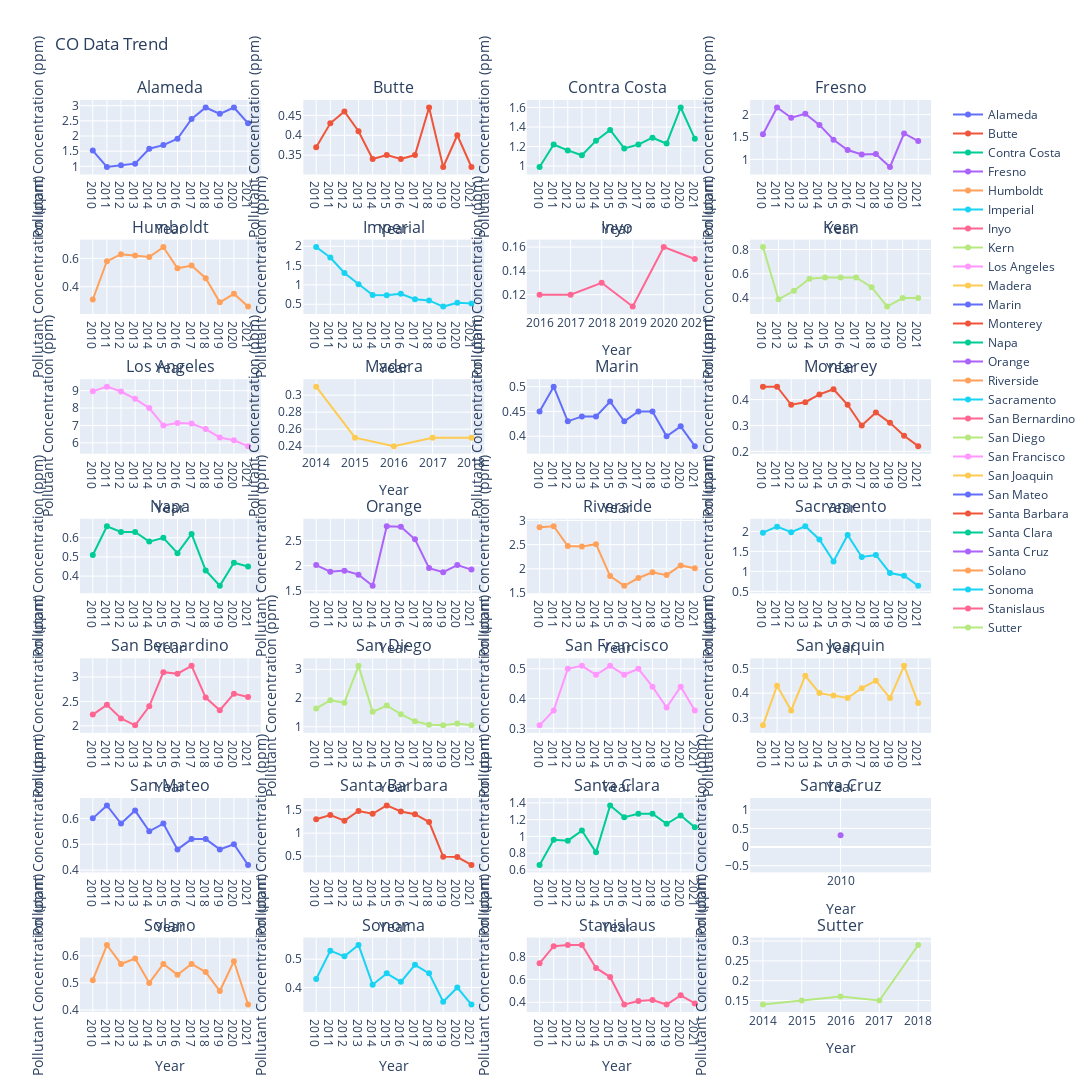
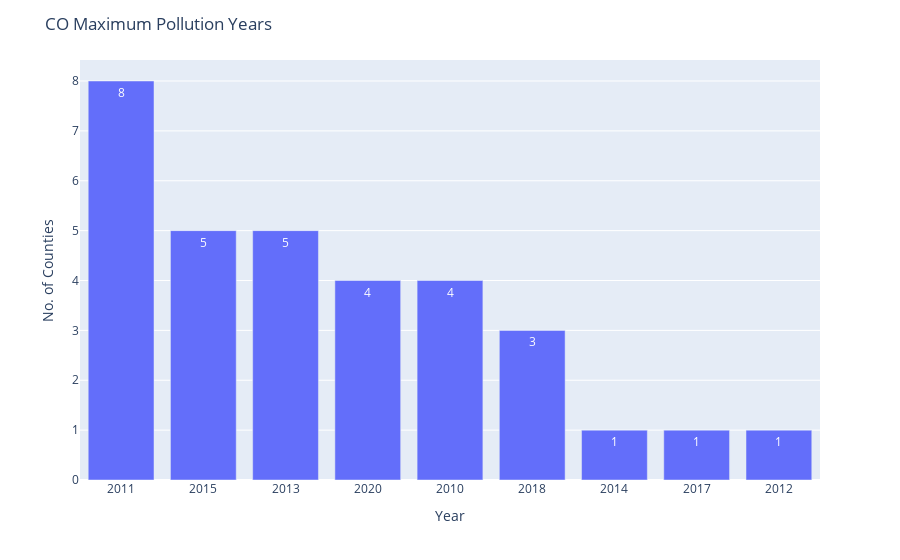

Notebook source saved alongside these figures, in order:
### Code cell
df4 = Plot_Map(df1,'conc').run()

### Figure 1 — Plotly figure (JSON) as saved in the notebook; plotly's stock layout.template omitted (floating-point values rounded to 4 significant figures)
{"data": [{"name": "Alameda", "type": "scatter", "x": ["2010", "2011", "2012", "2013", "2014", "2015", "2016", "2017", "2018", "2019", "2020", "2021"], "xaxis": "x", "y": [1.52, 0.98, 1.04, 1.09, 1.58, 1.7, 1.91, 2.56, 2.94, 2.73, 2.94, 2.42], "yaxis": "y"}, {"name": "Butte", "type": "scatter", "x": ["2010", "2011", "2012", "2013", "2014", "2015", "2016", "2017", "2018", "2019", "2020", "2021"], "xaxis": "x2", "y": [0.37, 0.43, 0.46, 0.41, 0.34, 0.35, 0.34, 0.35, 0.47, 0.32, 0.4, 0.32], "yaxis": "y2"}, {"name": "Contra Costa", "type": "scatter", "x": ["2010", "2011", "2012", "2013", "2014", "2015", "2016", "2017", "2018", "2019", "2020", "2021"], "xaxis": "x3", "y": [0.99, 1.22, 1.16, 1.11, 1.26, 1.37, 1.18, 1.22, 1.29, 1.23, 1.6, 1.28], "yaxis": "y3"}, {"name": "Fresno", "type": "scatter", "x": ["2010", "2011", "2012", "2013", "2014", "2015", "2016", "2017", "2018", "2019", "2020", "2021"], "xaxis": "x4", "y": [1.56, 2.16, 1.93, 2.02, 1.77, 1.44, 1.21, 1.11, 1.12, 0.83, 1.58, 1.41], "yaxis": "y4"}, {"name": "Humboldt", "type": "scatter", "x": ["2010", "2011", "2012", "2013", "2014", "2015", "2016", "2017", "2018", "2019", "2020", "2021"], "xaxis": "x5", "y": [0.31, 0.58, 0.63, 0.62, 0.61, 0.68, 0.53, 0.55, 0.46, 0.29, 0.35, 0.26], "yaxis": "y5"}, {"name": "Imperial", "type": "scatter", "x": ["2010", "2011", "2012", "2013", "2014", "2015", "2016", "2017", "2018", "2019", "2020", "2021"], "xaxis": "x6", "y": [1.98, 1.71, 1.31, 1.02, 0.74, 0.73, 0.77, 0.63, 0.6, 0.44, 0.54, 0.52], "yaxis": "y6"}, {"name": "Inyo", "type": "scatter", "x": ["2016", "2017", "2018", "2019", "2020", "2021"], "xaxis": "x7", "y": [0.12, 0.12, 0.13, 0.11, 0.16, 0.15], "yaxis": "y7"}, {"name": "Kern", "type": "scatter", "x": ["2010", "2012", "2013", "2014", "2015", "2016", "2017", "2018", "2019", "2020", "2021"], "xaxis": "x8", "y": [0.82, 0.39, 0.46, 0.56, 0.57, 0.57, 0.57, 0.49, 0.33, 0.4, 0.4], "yaxis": "y8"}, {"name": "Los Angeles", "type": "scatter", "x": ["2010", "2011", "2012", "2013", "2014", "2015", "2016", "2017", "2018", "2019", "2020", "2021"], "xaxis": "x9", "y": [8.96, 9.23, 8.95, 8.53, 8, 7, 7.14, 7.11, 6.79, 6.31, 6.15, 5.81], "yaxis": "y9"}, {"name": "Madera", "type": "scatter", "x": ["2014", "2015", "2016", "2017", "2018"], "xaxis": "x10", "y": [0.31, 0.25, 0.24, 0.25, 0.25], "yaxis": "y10"}, {"name": "Marin", "type": "scatter", "x": ["2010", "2011", "2012", "2013", "2014", "2015", "2016", "2017", "2018", "2019", "2020", "2021"], "xaxis": "x11", "y": [0.45, 0.5, 0.43, 0.44, 0.44, 0.47, 0.43, 0.45, 0.45, 0.4, 0.42, 0.38], "yaxis": "y11"}, {"name": "Monterey", "type": "scatter", "x": ["2010", "2011", "2012", "2013", "2014", "2015", "2016", "2017", "2018", "2019", "2020", "2021"], "xaxis": "x12", "y": [0.45, 0.45, 0.38, 0.39, 0.42, 0.44, 0.38, 0.3, 0.35, 0.31, 0.26, 0.22], "yaxis": "y12"}, {"name": "Napa", "type": "scatter", "x": ["2010", "2011", "2012", "2013", "2014", "2015", "2016", "2017", "2018", "2019", "2020", "2021"], "xaxis": "x13", "y": [0.51, 0.66, 0.63, 0.63, 0.58, 0.6, 0.52, 0.62, 0.43, 0.35, 0.47, 0.45], "yaxis": "y13"}, {"name": "Orange", "type": "scatter", "x": ["2010", "2011", "2012", "2013", "2014", "2015", "2016", "2017", "2018", "2019", "2020", "2021"], "xaxis": "x14", "y": [2.01, 1.88, 1.9, 1.82, 1.6, 2.78, 2.77, 2.52, 1.95, 1.87, 2.01, 1.92], "yaxis": "y14"}, {"name": "Riverside", "type": "scatter", "x": ["2010", "2011", "2012", "2013", "2014", "2015", "2016", "2017", "2018", "2019", "2020", "2021"], "xaxis": "x15", "y": [2.86, 2.88, 2.47, 2.46, 2.51, 1.85, 1.65, 1.81, 1.93, 1.87, 2.07, 2.01], "yaxis": "y15"}, {"name": "Sacramento", "type": "scatter", "x": ["2010", "2011", "2012", "2013", "2014", "2015", "2016", "2017", "2018", "2019", "2020", "2021"], "xaxis": "x16", "y": [1.97, 2.12, 1.98, 2.13, 1.8, 1.25, 1.91, 1.36, 1.41, 0.96, 0.89, 0.64], "yaxis": "y16"}, {"name": "San Bernardino", "type": "scatter", "x": ["2010", "2011", "2012", "2013", "2014", "2015", "2016", "2017", "2018", "2019", "2020", "2021"], "xaxis": "x17", "y": [2.23, 2.43, 2.15, 2.01, 2.4, 3.1, 3.07, 3.23, 2.58, 2.32, 2.66, 2.59], "yaxis": "y17"}, {"name": "San Diego", "type": "scatter", "x": ["2010", "2011", "2012", "2013", "2014", "2015", "2016", "2017", "2018", "2019", "2020", "2021"], "xaxis": "x18", "y": [1.64, 1.92, 1.84, 3.12, 1.52, 1.74, 1.44, 1.19, 1.07, 1.05, 1.11, 1.05], "yaxis": "y18"}, {"name": "San Francisco", "type": "scatter", "x": ["2010", "2011", "2012", "2013", "2014", "2015", "2016", "2017", "2018", "2019", "2020", "2021"], "xaxis": "x19", "y": [0.31, 0.36, 0.5, 0.51, 0.48, 0.51, 0.48, 0.5, 0.44, 0.37, 0.44, 0.36], "yaxis": "y19"}, {"name": "San Joaquin", "type": "scatter", "x": ["2010", "2011", "2012", "2013", "2014", "2015", "2016", "2017", "2018", "2019", "2020", "2021"], "xaxis": "x20", "y": [0.27, 0.43, 0.33, 0.47, 0.4, 0.39, 0.38, 0.42, 0.45, 0.38, 0.51, 0.36], "yaxis": "y20"}, {"name": "San Mateo", "type": "scatter", "x": ["2010", "2011", "2012", "2013", "2014", "2015", "2016", "2017", "2018", "2019", "2020", "2021"], "xaxis": "x21", "y": [0.6, 0.65, 0.58, 0.63, 0.55, 0.58, 0.48, 0.52, 0.52, 0.48, 0.5, 0.42], "yaxis": "y21"}, {"name": "Santa Barbara", "type": "scatter", "x": ["2010", "2011", "2012", "2013", "2014", "2015", "2016", "2017", "2018", "2019", "2020", "2021"], "xaxis": "x22", "y": [1.3, 1.39, 1.27, 1.48, 1.42, 1.6, 1.47, 1.41, 1.24, 0.49, 0.48, 0.31], "yaxis": "y22"}, {"name": "Santa Clara", "type": "scatter", "x": ["2010", "2011", "2012", "2013", "2014", "2015", "2016", "2017", "2018", "2019", "2020", "2021"], "xaxis": "x23", "y": [0.66, 0.96, 0.95, 1.07, 0.81, 1.37, 1.23, 1.27, 1.27, 1.15, 1.25, 1.11], "yaxis": "y23"}, {"name": "Santa Cruz", "type": "scatter", "x": ["2010"], "xaxis": "x24", "y": [0.32], "yaxis": "y24"}, {"name": "Solano", "type": "scatter", "x": ["2010", "2011", "2012", "2013", "2014", "2015", "2016", "2017", "2018", "2019", "2020", "2021"], "xaxis": "x25", "y": [0.51, 0.64, 0.57, 0.59, 0.5, 0.57, 0.53, 0.57, 0.54, 0.47, 0.58, 0.42], "yaxis": "y25"}, {"name": "Sonoma", "type": "scatter", "x": ["2010", "2011", "2012", "2013", "2014", "2015", "2016", "2017", "2018", "2019", "2020", "2021"], "xaxis": "x26", "y": [0.43, 0.53, 0.51, 0.55, 0.41, 0.45, 0.42, 0.48, 0.45, 0.35, 0.4, 0.34], "yaxis": "y26"}, {"name": "Stanislaus", "type": "scatter", "x": ["2010", "2011", "2012", "2013", "2014", "2015", "2016", "2017", "2018", "2019", "2020", "2021"], "xaxis": "x27", "y": [0.74, 0.89, 0.9, 0.9, 0.7, 0.62, 0.38, 0.41, 0.42, 0.38, 0.46, 0.39], "yaxis": "y27"}, {"name": "Sutter", "type": "scatter", "x": ["2014", "2015", "2016", "2017", "2018"], "xaxis": "x28", "y": [0.14, 0.15, 0.16, 0.15, 0.29], "yaxis": "y28"}], "layout": {"annotations": [{"font": {"size": 16}, "showarrow": false, "text": "Alameda", "x": 0.1062, "xanchor": "center", "xref": "paper", "y": 1.0, "yanchor": "bottom", "yref": "paper"}, {"font": {"size": 16}, "showarrow": false, "text": "Butte", "x": 0.3688, "xanchor": "center", "xref": "paper", "y": 1.0, "yanchor": "bottom", "yref": "paper"}, {"font": {"size": 16}, "showarrow": false, "text": "Contra Costa", "x": 0.6313, "xanchor": "center", "xref": "paper", "y": 1.0, "yanchor": "bottom", "yref": "paper"}, {"font": {"size": 16}, "showarrow": false, "text": "Fresno", "x": 0.8938, "xanchor": "center", "xref": "paper", "y": 1.0, "yanchor": "bottom", "yref": "paper"}, {"font": {"size": 16}, "showarrow": false, "text": "Humboldt", "x": 0.1062, "xanchor": "center", "xref": "paper", "y": 0.8469, "yanchor": "bottom", "yref": "paper"}, {"font": {"size": 16}, "showarrow": false, "text": "Imperial", "x": 0.3688, "xanchor": "center", "xref": "paper", "y": 0.8469, "yanchor": "bottom", "yref": "paper"}, {"font": {"size": 16}, "showarrow": false, "text": "Inyo", "x": 0.6313, "xanchor": "center", "xref": "paper", "y": 0.8469, "yanchor": "bottom", "yref": "paper"}, {"font": {"size": 16}, "showarrow": false, "text": "Kern", "x": 0.8938, "xanchor": "center", "xref": "paper", "y": 0.8469, "yanchor": "bottom", "yref": "paper"}, {"font": {"size": 16}, "showarrow": false, "text": "Los Angeles", "x": 0.1062, "xanchor": "center", "xref": "paper", "y": 0.6939, "yanchor": "bottom", "yref": "paper"}, {"font": {"size": 16}, "showarrow": false, "text": "Madera", "x": 0.3688, "xanchor": "center", "xref": "paper", "y": 0.6939, "yanchor": "bottom", "yref": "paper"}, {"font": {"size": 16}, "showarrow": false, "text": "Marin", "x": 0.6313, "xanchor": "center", "xref": "paper", "y": 0.6939, "yanchor": "bottom", "yref": "paper"}, {"font": {"size": 16}, "showarrow": false, "text": "Monterey", "x": 0.8938, "xanchor": "center", "xref": "paper", "y": 0.6939, "yanchor": "bottom", "yref": "paper"}, {"font": {"size": 16}, "showarrow": false, "text": "Napa", "x": 0.1062, "xanchor": "center", "xref": "paper", "y": 0.5408, "yanchor": "bottom", "yref": "paper"}, {"font": {"size": 16}, "showarrow": false, "text": "Orange", "x": 0.3688, "xanchor": "center", "xref": "paper", "y": 0.5408, "yanchor": "bottom", "yref": "paper"}, {"font": {"size": 16}, "showarrow": false, "text": "Riverside", "x": 0.6313, "xanchor": "center", "xref": "paper", "y": 0.5408, "yanchor": "bottom", "yref": "paper"}, {"font": {"size": 16}, "showarrow": false, "text": "Sacramento", "x": 0.8938, "xanchor": "center", "xref": "paper", "y": 0.5408, "yanchor": "bottom", "yref": "paper"}, {"font": {"size": 16}, "showarrow": false, "text": "San Bernardino", "x": 0.1062, "xanchor": "center", "xref": "paper", "y": 0.3878, "yanchor": "bottom", "yref": "paper"}, {"font": {"size": 16}, "showarrow": false, "text": "San Diego", "x": 0.3688, "xanchor": "center", "xref": "paper", "y": 0.3878, "yanchor": "bottom", "yref": "paper"}, {"font": {"size": 16}, "showarrow": false, "text": "San Francisco", "x": 0.6313, "xanchor": "center", "xref": "paper", "y": 0.3878, "yanchor": "bottom", "yref": "paper"}, {"font": {"size": 16}, "showarrow": false, "text": "San Joaquin", "x": 0.8938, "xanchor": "center", "xref": "paper", "y": 0.3878, "yanchor": "bottom", "yref": "paper"}, {"font": {"size": 16}, "showarrow": false, "text": "San Mateo", "x": 0.1062, "xanchor": "center", "xref": "paper", "y": 0.2347, "yanchor": "bottom", "yref": "paper"}, {"font": {"size": 16}, "showarrow": false, "text": "Santa Barbara", "x": 0.3688, "xanchor": "center", "xref": "paper", "y": 0.2347, "yanchor": "bottom", "yref": "paper"}, {"font": {"size": 16}, "showarrow": false, "text": "Santa Clara", "x": 0.6313, "xanchor": "center", "xref": "paper", "y": 0.2347, "yanchor": "bottom", "yref": "paper"}, {"font": {"size": 16}, "showarrow": false, "text": "Santa Cruz", "x": 0.8938, "xanchor": "center", "xref": "paper", "y": 0.2347, "yanchor": "bottom", "yref": "paper"}, {"font": {"size": 16}, "showarrow": false, "text": "Solano", "x": 0.1062, "xanchor": "center", "xref": "paper", "y": 0.08163, "yanchor": "bottom", "yref": "paper"}, {"font": {"size": 16}, "showarrow": false, "text": "Sonoma", "x": 0.3688, "xanchor": "center", "xref": "paper", "y": 0.08163, "yanchor": "bottom", "yref": "paper"}, {"font": {"size": 16}, "showarrow": false, "text": "Stanislaus", "x": 0.6313, "xanchor": "center", "xref": "paper", "y": 0.08163, "yanchor": "bottom", "yref": "paper"}, {"font": {"size": 16}, "showarrow": false, "text": "Sutter", "x": 0.8938, "xanchor": "center", "xref": "paper", "y": 0.08163, "yanchor": "bottom", "yref": "paper"}], "height": 3400, "title": {"text": "CO Data Trend"}, "width": 1800, "xaxis": {"anchor": "y", "domain": [0, 0.2125], "title": {"text": "Year"}}, "xaxis10": {"anchor": "y10", "domain": [0.2625, 0.475], "title": {"text": "Year"}}, "xaxis11": {"anchor": "y11", "domain": [0.525, 0.7375], "title": {"text": "Year"}}, "xaxis12": {"anchor": "y12", "domain": [0.7875, 1], "title": {"text": "Year"}}, "xaxis13": {"anchor": "y13", "domain": [0, 0.2125], "title": {"text": "Year"}}, "xaxis14": {"anchor": "y14", "domain": [0.2625, 0.475], "title": {"text": "Year"}}, "xaxis15": {"anchor": "y15", "domain": [0.525, 0.7375], "title": {"text": "Year"}}, "xaxis16": {"anchor": "y16", "domain": [0.7875, 1], "title": {"text": "Year"}}, "xaxis17": {"anchor": "y17", "domain": [0, 0.2125], "title": {"text": "Year"}}, "xaxis18": {"anchor": "y18", "domain": [0.2625, 0.475], "title": {"text": "Year"}}, "xaxis19": {"anchor": "y19", "domain": [0.525, 0.7375], "title": {"text": "Year"}}, "xaxis2": {"anchor": "y2", "domain": [0.2625, 0.475], "title": {"text": "Year"}}, "xaxis20": {"anchor": "y20", "domain": [0.7875, 1], "title": {"text": "Year"}}, "xaxis21": {"anchor": "y21", "domain": [0, 0.2125], "title": {"text": "Year"}}, "xaxis22": {"anchor": "y22", "domain": [0.2625, 0.475], "title": {"text": "Year"}}, "xaxis23": {"anchor": "y23", "domain": [0.525, 0.7375], "title": {"text": "Year"}}, "xaxis24": {"anchor": "y24", "domain": [0.7875, 1], "title": {"text": "Year"}}, "xaxis25": {"anchor": "y25", "domain": [0, 0.2125], "title": {"text": "Year"}}, "xaxis26": {"anchor": "y26", "domain": [0.2625, 0.475], "title": {"text": "Year"}}, "xaxis27": {"anchor": "y27", "domain": [0.525, 0.7375], "title": {"text": "Year"}}, "xaxis28": {"anchor": "y28", "domain": [0.7875, 1], "title": {"text": "Year"}}, "xaxis3": {"anchor": "y3", "domain": [0.525, 0.7375], "title": {"text": "Year"}}, "xaxis4": {"anchor": "y4", "domain": [0.7875, 1], "title": {"text": "Year"}}, "xaxis5": {"anchor": "y5", "domain": [0, 0.2125], "title": {"text": "Year"}}, "xaxis6": {"anchor": "y6", "domain": [0.2625, 0.475], "title": {"text": "Year"}}, "xaxis7": {"anchor": "y7", "domain": [0.525, 0.7375], "title": {"text": "Year"}}, "xaxis8": {"anchor": "y8", "domain": [0.7875, 1], "title": {"text": "Year"}}, "xaxis9": {"anchor": "y9", "domain": [0, 0.2125], "title": {"text": "Year"}}, "yaxis": {"anchor": "x", "domain": [0.9184, 1.0], "title": {"text": "Pollutant Concentration (ppm)"}}, "yaxis10": {"anchor": "x10", "domain": [0.6122, 0.6939], "title": {"text": "Pollutant Concentration (ppm)"}}, "yaxis11": {"anchor": "x11", "domain": [0.6122, 0.6939], "title": {"text": "Pollutant Concentration (ppm)"}}, "yaxis12": {"anchor": "x12", "domain": [0.6122, 0.6939], "title": {"text": "Pollutant Concentration (ppm)"}}, "yaxis13": {"anchor": "x13", "domain": [0.4592, 0.5408], "title": {"text": "Pollutant Concentration (ppm)"}}, "yaxis14": {"anchor": "x14", "domain": [0.4592, 0.5408], "title": {"text": "Pollutant Concentration (ppm)"}}, "yaxis15": {"anchor": "x15", "domain": [0.4592, 0.5408], "title": {"text": "Pollutant Concentration (ppm)"}}, "yaxis16": {"anchor": "x16", "domain": [0.4592, 0.5408], "title": {"text": "Pollutant Concentration (ppm)"}}, "yaxis17": {"anchor": "x17", "domain": [0.3061, 0.3878], "title": {"text": "Pollutant Concentration (ppm)"}}, "yaxis18": {"anchor": "x18", "domain": [0.3061, 0.3878], "title": {"text": "Pollutant Concentration (ppm)"}}, "yaxis19": {"anchor": "x19", "domain": [0.3061, 0.3878], "title": {"text": "Pollutant Concentration (ppm)"}}, "yaxis2": {"anchor": "x2", "domain": [0.9184, 1.0], "title": {"text": "Pollutant Concentration (ppm)"}}, "yaxis20": {"anchor": "x20", "domain": [0.3061, 0.3878], "title": {"text": "Pollutant Concentration (ppm)"}}, "yaxis21": {"anchor": "x21", "domain": [0.1531, 0.2347], "title": {"text": "Pollutant Concentration (ppm)"}}, "yaxis22": {"anchor": "x22", "domain": [0.1531, 0.2347], "title": {"text": "Pollutant Concentration (ppm)"}}, "yaxis23": {"anchor": "x23", "domain": [0.1531, 0.2347], "title": {"text": "Pollutant Concentration (ppm)"}}, "yaxis24": {"anchor": "x24", "domain": [0.1531, 0.2347], "title": {"text": "Pollutant Concentration (ppm)"}}, "yaxis25": {"anchor": "x25", "domain": [0, 0.08163], "title": {"text": "Pollutant Concentration (ppm)"}}, "yaxis26": {"anchor": "x26", "domain": [0, 0.08163], "title": {"text": "Pollutant Concentration (ppm)"}}, "yaxis27": {"anchor": "x27", "domain": [0, 0.08163], "title": {"text": "Pollutant Concentration (ppm)"}}, "yaxis28": {"anchor": "x28", "domain": [0, 0.08163], "title": {"text": "Pollutant Concentration (ppm)"}}, "yaxis3": {"anchor": "x3", "domain": [0.9184, 1.0], "title": {"text": "Pollutant Concentration (ppm)"}}, "yaxis4": {"anchor": "x4", "domain": [0.9184, 1.0], "title": {"text": "Pollutant Concentration (ppm)"}}, "yaxis5": {"anchor": "x5", "domain": [0.7653, 0.8469], "title": {"text": "Pollutant Concentration (ppm)"}}, "yaxis6": {"anchor": "x6", "domain": [0.7653, 0.8469], "title": {"text": "Pollutant Concentration (ppm)"}}, "yaxis7": {"anchor": "x7", "domain": [0.7653, 0.8469], "title": {"text": "Pollutant Concentration (ppm)"}}, "yaxis8": {"anchor": "x8", "domain": [0.7653, 0.8469], "title": {"text": "Pollutant Concentration (ppm)"}}, "yaxis9": {"anchor": "x9", "domain": [0.6122, 0.6939], "title": {"text": "Pollutant Concentration (ppm)"}}}}

### Figure 2 — Plotly figure (JSON) as saved in the notebook; plotly's stock layout.template omitted (floating-point values rounded to 4 significant figures)
{"data": [{"alignmentgroup": "True", "hovertemplate": "Year=%{x}<br>Count=%{text}<extra></extra>", "legendgroup": "", "marker": {"color": "#636efa", "pattern": {"shape": ""}}, "name": "", "offsetgroup": "", "orientation": "v", "showlegend": false, "text": [8, 5, 5, 4, 4, 3, 1, 1, 1], "textposition": "auto", "texttemplate": "%{y}", "type": "bar", "x": ["2011", "2015", "2013", "2020", "2010", "2018", "2014", "2017", "2012"], "xaxis": "x", "y": [8, 5, 5, 4, 4, 3, 1, 1, 1], "yaxis": "y"}], "layout": {"barmode": "relative", "legend": {"tracegroupgap": 0}, "margin": {"t": 60}, "title": {"text": "CO Maximum Pollution Years"}, "xaxis": {"anchor": "y", "domain": [0, 1], "title": {"text": "Year"}}, "yaxis": {"anchor": "x", "domain": [0, 1], "title": {"text": "No. of Counties"}}}}
